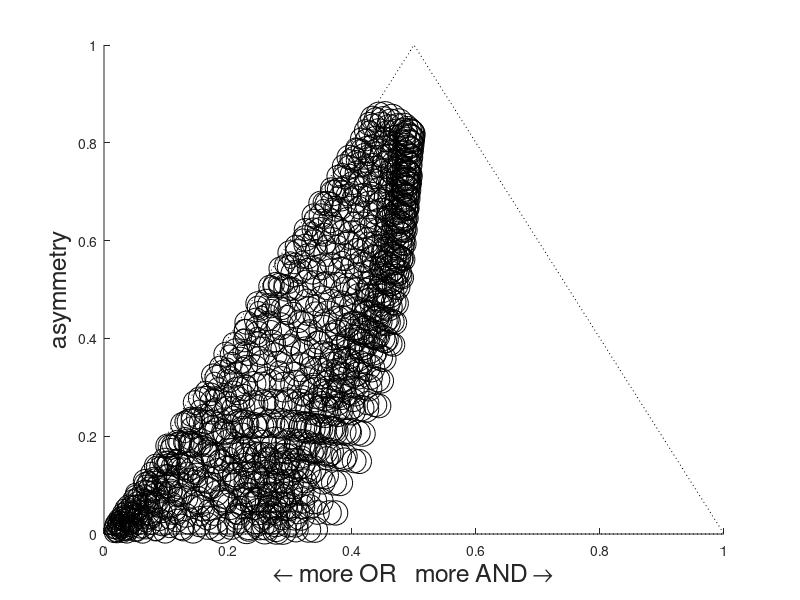

Reproduce this figure in MATLAB. (Note: this script raises an error after producing the figure.)
function p = phenotypespace

goodRR = 0;

N = 1000; % number of points to consider (total)
B = 36; %number of extreme gates to analyze
n = ceil(power(N, 1/3));
e = ceil(power(B, 1/2));
plotit = 1;






%% %%%%%%%%%%%MAYO 2006 MODEL PARAMETERS%%%%%%%%%%%%%%%
alpha = 1.13 * ones(1,n)
gamma = 0.0067 * ones(1,n)
eta = 16.5 * ones(1,n)

a = logspace(-3,3,n);
c = logspace(-3,3,n);
d = logspace(-3,3,n);

Kr = 1.3; %uM
Ka = 2;%mM
nr = 4;
na = 2;


%% %%%%%%%%SETTY AND OR GATES%%%%%%%%%%%%%%%%%%%
Kr = 1.2;
Ka = 1.8;
Vand = [1 70 2000 17 7000];
Vor  = [10 1700 15  400 50];

    Ai=logspace(-2,4);
    Ri=logspace(-1,2);

    li = length(Ai);
    A = fliplr(hill01(Ai,Ka,na));
    R = hill01(Ri,Kr,nr);
    AM=repmat(A,length(R),1);
    RM=repmat(R,length(A),1);
    
AND=f(Vand,AM,RM');
OR =f(Vor,AM,RM');

[ra,aa,la]=logicspace([AND(1,1) AND(1,end) AND(end,1) AND(end,end)]);
[ro,ao,lo]=logicspace([OR(1,1) OR(end,1) OR(1,end) OR(end,end)]);
%%% %%%%%%%%%%%%NEW PARAMETERS
a = logspace(-2,1,n);
c = logspace(2,4,n);
d = logspace(-1,2,n);
gamma(:)=0

ind = 0;
for i=1:n
    for j=1:n
        for k=1:n
            ind = ind+1;
            p(ind,:) = pi(alpha(i), gamma(j), eta(k), a(i), c(j), d(k));
            param(ind,:) = [a(i) c(j) d(k)];
            %the distance to the perfect binary gates of phentype space
            b(ind,:) = sort([P1(alpha(i), gamma(j), eta(k), a(i), c(j), d(k))
                P2(alpha(i), gamma(j), eta(k), a(i), c(j), d(k))
                P3(alpha(i), gamma(j), eta(k), a(i), c(j), d(k))
                P4(alpha(i), gamma(j), eta(k), a(i), c(j), d(k))]);
        end
    end
end

[s,I]=sort(p(:,1));
extgateparams = param(I(1:B),:);
[r,a,l]=logicspace(b);

if plotit
    figure(104);clf;
    hl1 = line([0 0.5 1 0],[0 1 0 0]);
    set(hl1,'color','k','linestyle',':');
    ylim([0 1]);
    hold on;
    scatter(l,a,r*100,'MarkerEdgeColor','k')
    xlabel('\leftarrow more OR   more AND \rightarrow','FontSize',18);
    ylabel('asymmetry', 'FontSize',18);
    axis0;
    set(gca,'xtick',[0 .25 .5 .75 1],'FontSize',18);
    hold off;
end

%find the gates with high RR
if goodRR
    goodRR = find(p(:,1) < .01);
    figure;
    plot3(param(:,1),param(:,2),param(:,3),'.');
    hold on
    plot3(param(goodRR,1),param(goodRR,2),param(goodRR,3),'r*')
    hold off
end
%find the most extreme gates

%[s, I] = sort(dis);
%extgateparams = param(I(1:B),:);
figure
for i=1:B
    subplot(e,e,i);
    Ai=logspace(-2,4);
    Ri=logspace(-1,2);
    A = fliplr(hill01(Ai,Ka,na));
    R = hill01(Ri,Kr,nr);
    ae = extgateparams(i,1);
    ce = extgateparams(i,2);
    de = extgateparams(i,3);
    for j=1:length(A)
        for k=1:length(R)
            CRIF(j,k) = P(alpha(1), gamma(1), eta(1), A(j), R(k),ae,ce,de);
        end
    end
    surf(CRIF,'EdgeColor','none');
    set(gca,'xtick',0,'ytick',0,'ztick',0)
    rotate3d on;
end

figure;
scatter3(param(1:10:end,1),param(1:10:end,2),param(1:10:end,3),'k.');
hold on;
scatter3(extgateparams(:,1),extgateparams(:,2),extgateparams(:,3),'ro','filled');
hold off;
xlabel('a')
ylabel('c')
zlabel('d')
set(gca,'xscale','log','yscale','log','zscale','log')

function activity = P(alpha, gamma, eta, A, R, a, c, d)
%alpha, gamma, eta are scalar internal parameters
%A, R are scalar input variables
%a, c, d are vector external parameters
activity = (alpha - gamma) * a .* (1 + eta * A * d) ./ (1 + a + (a*eta + 1) .* d * A + c * R) + gamma;


function activity = f(V,A,R)
%same model, different parameters V1-V5
activity = V(1)*(1+V(2)*A+V(3)*R)./(1+V(4)*A+V(5)*R)

function plateau = P1(alpha, gamma, eta, a, c, d)
plateau = P(alpha, gamma, eta, 0, 1, a, c, d);

function plateau = P2(alpha, gamma, eta, a, c, d)
plateau = P(alpha, gamma, eta, 0, 0, a, c, d);

function plateau = P3(alpha, gamma, eta, a, c, d)
plateau = P(alpha, gamma, eta, 1, 1, a, c, d);

function plateau = P4(alpha, gamma, eta, a, c, d)
plateau = P(alpha, gamma, eta, 1, 0, a, c, d);

function [r,a,l] = logicspace(b)
%transforms binary gate data into logic space data

r = log10(b(:,4)./b(:,1));
beta = log10(b(:,4)./b(:,2)) ./ r;
alpha = log10(b(:,4)./b(:,3)) ./ r;

l = (alpha + beta)/2;
a = (beta - alpha);

function ratios = pi(alpha, gamma, eta, a, c, d)
ratios = [P1(alpha, gamma, eta, a, c, d)./P4(alpha, gamma, eta, a, c, d);
    P2(alpha, gamma, eta, a, c, d)./P4(alpha, gamma, eta, a, c, d);
    P3(alpha, gamma, eta, a, c, d)./P4(alpha, gamma, eta, a, c, d)];

function p = hill01(x,affinity, cooperativity)
p = 1./(1 + (x/affinity).^cooperativity);